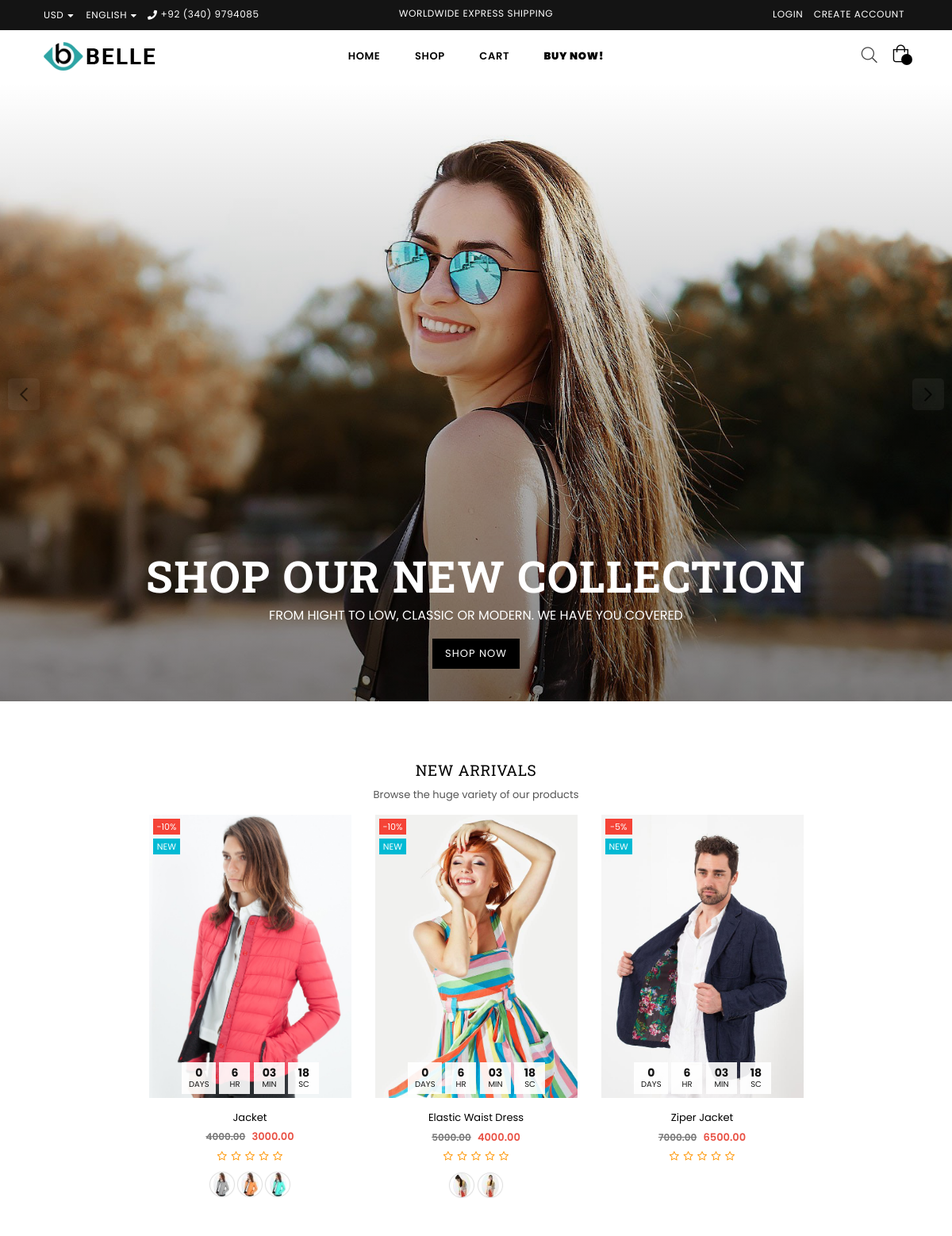
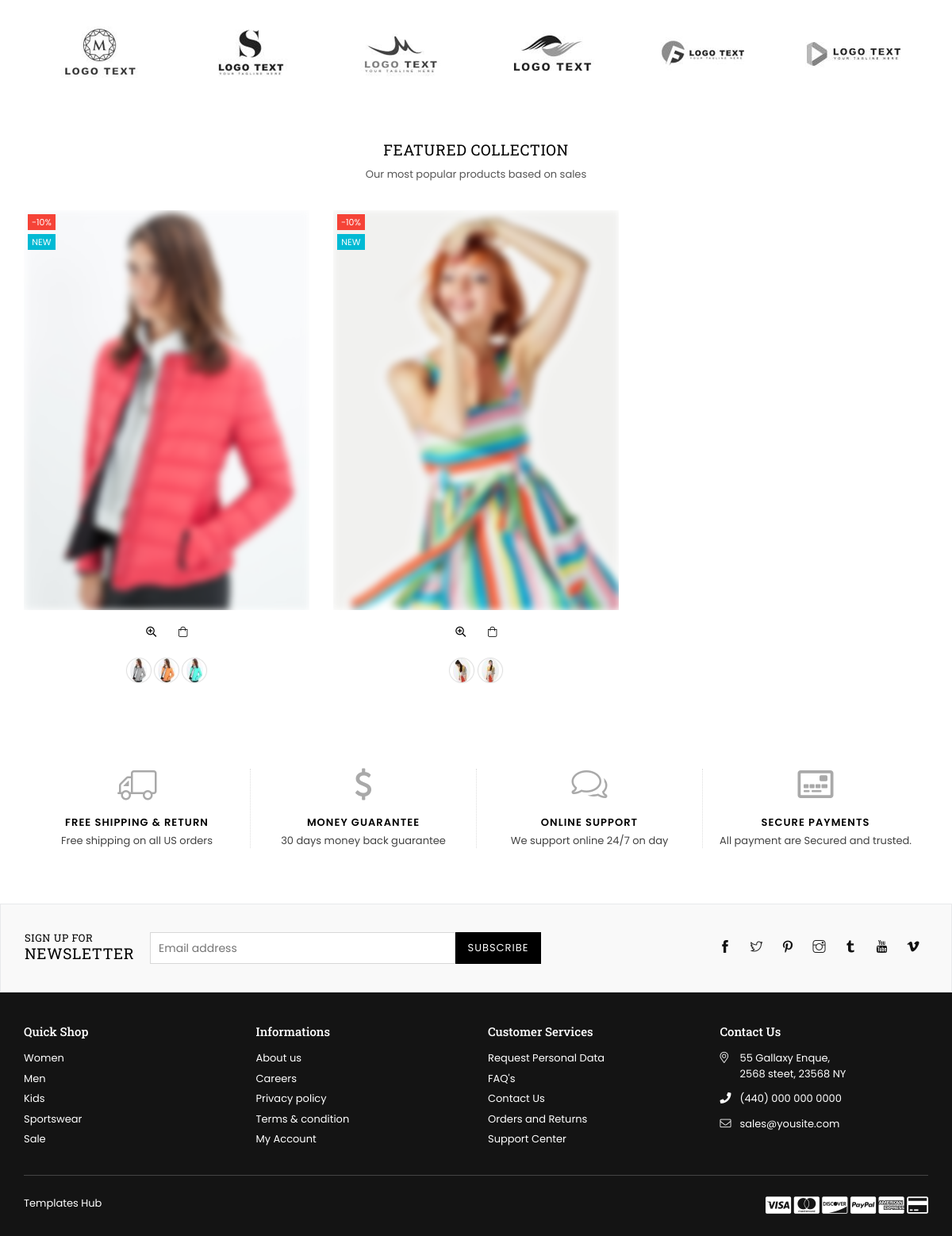
The page / on the database its author committed (2 pictures, top to bottom).
### app/models.py (models this page shows, shortened)
class SliderImages(models.Model):
    title= models.CharField(max_length=200)
    subtitle= models.CharField(max_length=400, blank=True)
    image= models.ImageField()

class Product(models.Model):
    name = models.CharField(max_length=255)
    description = models.TextField()
    price = models.DecimalField(max_digits=10, decimal_places=2)
    slug= models.SlugField(unique=True)
    discounted_price = models.DecimalField(max_digits=10, decimal_places=2, null=True, blank=True)
    SKU = models.CharField(max_length=50, unique=True)
    stock = models.IntegerField()
    rating = models.FloatField()
    reviews_count = models.IntegerField()
    in_stock = models.BooleanField(default=True)
    is_new = models.BooleanField(default=False)
    is_on_sale = models.BooleanField(default=False)
    available_colors = models.ManyToManyField(Color, blank=True)
    available_sizes = models.ManyToManyField(Size, blank=True)
    product_type = models.CharField(max_length=50)
    collection = models.CharField(max_length=100)
    main_image = models.ImageField(upload_to='app/images/product_images/')
    hover_image = models.ImageField(upload_to='app/images/product_images/', blank=True, null=True)
    discount_percentage = models.IntegerField(null=True, blank=True)
    limited_stock_message = models.CharField(max_length=255, null=True, blank=True)
    is_featured= models.BooleanField(default=False)
    brand = models.ForeignKey(Brand, on_delete=models.CASCADE, null=True)
    tags = models.ManyToManyField(Tag, blank=True)
    wished_by = models.ManyToManyField(User, related_name='wishlisted_products', blank=True)

class ProductImage(models.Model):
    product = models.ForeignKey(Product, related_name='images', on_delete=models.CASCADE)
    image = models.ImageField(upload_to='product_images/')
    alt_text = models.CharField(max_length=255, blank=True, null=True)

### app/views.py (the view)
# urls.py: path('', views.index, name='index'),
def index(request, slug=None):
    slider = SliderImages.objects.all()
    if slug:
        products = get_object_or_404(Product, slug=slug)
        variants = ProductImage.objects.filter(product=products)
        context = {'slider': slider, 'products': products, 'stars': range(5), 'variants': variants}
    else:
        featured_products = Product.objects.filter(is_featured=True)[:6]
        new_products = Product.objects.filter(is_new=True)[:4]
        variants = ProductImage.objects.all()  # Or adjust this to show a default set
        context = {
            'slider': slider,
            'featured_products': featured_products,
            'new_products': new_products,
            'stars': range(5),
            'variants': variants
        }
    return render(request, 'app/index.html', context)

### app/context_processors.py (called while the page is built, shortened)
def cart_context(request):
    return {
        'cart_items': [],
        'cart_subtotal': 0,
        'cart_total_items': 0,
    }

### app/templates/app/index.html (shortened to what this page needs)
{% extends 'base.html' %}
{% load static %}
{% block content %}
    <div id="page-content">
    	<div class="slideshow slideshow-wrapper pb-section sliderFull">
        	<div class="home-slideshow">
                {% for slide in slider %}
            	<div class="slide">
                	<div class="blur-up lazyload bg-size">
                        <div class="slideshow__text-wrap slideshow__overlay classic bottom">
                            <div class="slideshow__text-content bottom">
                                <div class="wrap-caption center">
                                        <h2 class="h1 mega-title slideshow__title">{{ slide.title }}</h2>
                                        <span class="mega-subtitle slideshow__subtitle">{{ slide.subtitle }}</span>
                                        <a href="{% url 'shop' %}">
                                            <span class="btn"> Shop now </span>
                                        </a>
                                    </div>
                            </div>
                        </div>
                    </div>
                </div>
                {% endfor %}
            </div>
        </div>
        <div class="tab-slider-product section">
            <div class="container">
                <div class="row">
                    <div class="col-12 col-sm-12 col-md-12 col-lg-12">
                        <div class="section-header text-center">
                            <h2 class="h2">New Arrivals</h2>
                            <p>Browse the huge variety of our products</p>
                        </div>
                        <div class="tabs-listing">
                            <div class="tab_container">
                                <div id="tab1" class="tab_content grid-products">
                                    <div class="productSlider">
                                        {% for product in new_products %}
                                        <div class="col-12 item">
                                            <div class="product-image">
                                                <a href="{% url 'product' product.slug %}" class="grid-view-item__link">
                                                    <img class="primary blur-up lazyload" data-src="{{product.main_image.url}}" src="{{product.main_image.url}}" alt="image" title="product">
                                                    <div class="product-labels rectangular"><span class="lbl on-sale">-{{product.discount_percentage}}%</span> <span class="lbl pr-label1">
                                                    {% if product.is_new %}
                                                        New
                                                    {% endif %}
                                                    </span></div>
                                                </a>
                                                <div class="saleTime desktop" data-countdown="2025/01/13"></div>
                                            </div>
                                            <div class="product-details text-center">
                                                <div class="product-name">
                                                    <a href="{% url 'product' product.slug %}">{{product.name}}</a>
                                                </div>
                                                <div class="product-price">
                                                    <span class="old-price">{{product.price}}</span>
                                                    <span class="price">{{product.discounted_price}}</span>
                                                </div>
                                                <div class="product-review">
                                                    {% for i in stars %}
                                                        {% if i < rating %}
                                                            <i class="font-13 fa fa-star"></i>
                                                        {% else %}
                                                            <i class="font-13 fa fa-star-o"></i>
                                                        {% endif %}
                                                    {% endfor %}
                                                </div>
                                                <ul class="swatches">
                                                    {% for image in product.images.all %}
                                                        <li class="swatch medium rounded">
                                                            <img src="{{ image.image.url }}" alt="{{ image.alt_text }}" />
                                                        </li>
                                                    {% endfor %}
                                                </ul>
                                            </div>
                                        </div>
                                        {% endfor %}
                                    </div>
                                </div>
                            </div>
                        </div>
                    </div>
                </div>
            </div>
        </div>
        <div class="section logo-section">
        	<div class="container">
            	<div class="row">
                	<div class="col-12 col-sm-12 col-md-12 col-lg-12">
                		<div class="logo-bar">
                    <div class="logo-bar__item">
                        <img src="{% static 'images/logo/brandlogo1.png' %}" alt="" title="" />
                    </div>
                    <div class="logo-bar__item">
                        <img src="{% static 'images/logo/brandlogo2.png' %}" alt="" title="" />
                    </div>
                    <div class="logo-bar__item">
                        <img src="{% static 'images/logo/brandlogo3.png' %}" alt="" title="" />
                    </div>
                    <div class="logo-bar__item">
                        <img src="{% static 'images/logo/brandlogo4.png' %}" alt="" title="" />
                    </div>
                    <div class="logo-bar__item">
                        <img src="{% static 'images/logo/brandlogo5.png' %}" alt="" title="" />
                    </div>
                    <div class="logo-bar__item">
                        <img src="{% static 'images/logo/brandlogo6.png' %}" alt="" title="" />
                    </div>
                </div>
                	</div>
                </div>
            </div>
        </div>
        <div class="product-rows section">
        	<div class="container">
            	<div class="row">
                	<div class="col-12 col-sm-12 col-md-12 col-lg-12">
        				<div class="section-header text-center">
                            <h2 class="h2">Featured collection</h2>
                            <p>Our most popular products based on sales</p>
                        </div>
            		</div>
                </div>
                <div class="grid-products">
	                <div class="row">
                        {% for product in featured_products %}
                        <div class="col-6 col-sm-6 col-md-4 col-lg-4 item grid-view-item style2">
                             <div class="grid-view_image">
                                    <a href="{% url 'product' slug=product.slug %}" class="grid-view-item__link">
                                        <img class="grid-view-item__image primary blur-up lazyload"
                                             data-src="{{ product.main_image.url }}"
                                             src="{{ product.main_image.url }}"
                                             alt="{{ product.name }}"
                                             title="{{ product.name }}">
                                        <div class="product-labels rectangular">
                                            <span class="lbl on-sale">-{{ product.discount_percentage }}%</span>
                                            <span class="lbl pr-label1">
                                                {% if product.is_new %}
                                                    New
                                                {% else %}
                                                    Check it out!
                                                {% endif %}
                                            </span>
                                        </div>
                                    </a>
                                    <div class="button-set">
                                        <a href="javascript:void(0)" title="Quick View" class="quick-view-popup quick-view" data-toggle="modal" data-target="#content_quickview">
                                            <i class="icon anm anm-search-plus-r"></i>
                                        </a>
                                        <form class="variants add" action="#" onclick="window.location.href='{% url 'cart' %}'" method="post">
                                            <button class="btn cartIcon btn-addto-cart" type="button" tabindex="0">
                                                <i class="icon anm anm-bag-l"></i>
                                            </button>
                                        </form>
                                    </div>
                                    <ul class="swatches text-center">
                                        {% for variant in product.images.all %}
                                            <li class="swatch medium rounded">
                                                <img src="{{ variant.image.url }}" alt="variant image" />
                                            </li>
                                        {% empty %}
                                            <p>No variants available.</p>
                                        {% endfor %}
                                    </ul>
                            </div>
                        </div>
                        {% endfor %}
                	</div>
                </div>
           </div>
        </div>
        <div class="store-feature section">
        	<div class="container">
            	<div class="row">
                	<div class="col-12 col-sm-12 col-md-12 col-lg-12">
                    	<ul class="display-table store-info">
                        	<li class="display-table-cell">
                            	<i class="icon anm anm-truck-l"></i>
                            	<h5>Free Shipping &amp; Return</h5>
                            	<span class="sub-text">Free shipping on all US orders</span>
                            </li>
                          	<li class="display-table-cell">
                            	<i class="icon anm anm-dollar-sign-r"></i>
                                <h5>Money Guarantee</h5>
                                <span class="sub-text">30 days money back guarantee</span>
                          	</li>
                          	<li class="display-table-cell">
                            	<i class="icon anm anm-comments-l"></i>
                                <h5>Online Support</h5>
                                <span class="sub-text">We support online 24/7 on day</span>
                            </li>
                          	<li class="display-table-cell">
                            	<i class="icon anm anm-credit-card-front-r"></i>
                                <h5>Secure Payments</h5>
                                <span class="sub-text">All payment are Secured and trusted.</span>
                        	</li>
                        </ul>
                    </div>
                </div>
            </div>
        </div>
    </div>
    {% endblock content %}

### app/static/app/responsive.css (style rules this page uses)
@media only screen and (max-width: 1450px) { .slideshow .slideshow__title { font-size:55px; } }
@media only screen and (max-width: 1450px) { .slideshow__text-content.bottom { bottom:2%; } }

### rows shown on the page
SliderImages: title "SHOP OUR NEW COLLECTION", subtitle "FROM HIGHT TO LOW, CLASSIC OR MODERN. WE HAVE YOU COVERED"
Product: main_image (picture), discount_percentage "10", is_new "NEW", name "Jacket", price "4000.00", discounted_price "3000.00"
ProductImage: image (picture)
ProductImage: image (picture)
ProductImage: image (picture)
Product: main_image (picture), discount_percentage "10", is_new "NEW", name "Elastic Waist Dress", price "5000.00", discounted_price "4000.00"
ProductImage: image (picture)
ProductImage: image (picture)
Product: main_image (picture), discount_percentage "5", is_new "NEW", name "Ziper Jacket", price "7000.00", discounted_price "6500.00"
